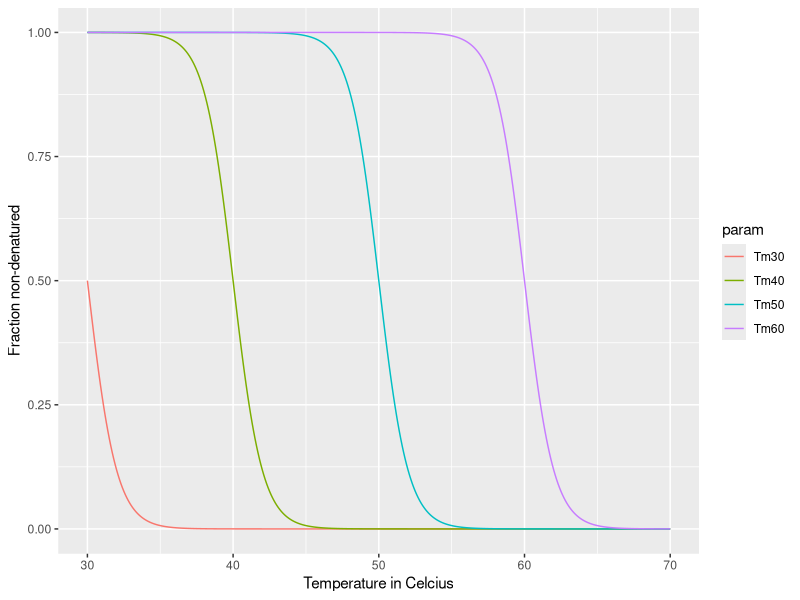
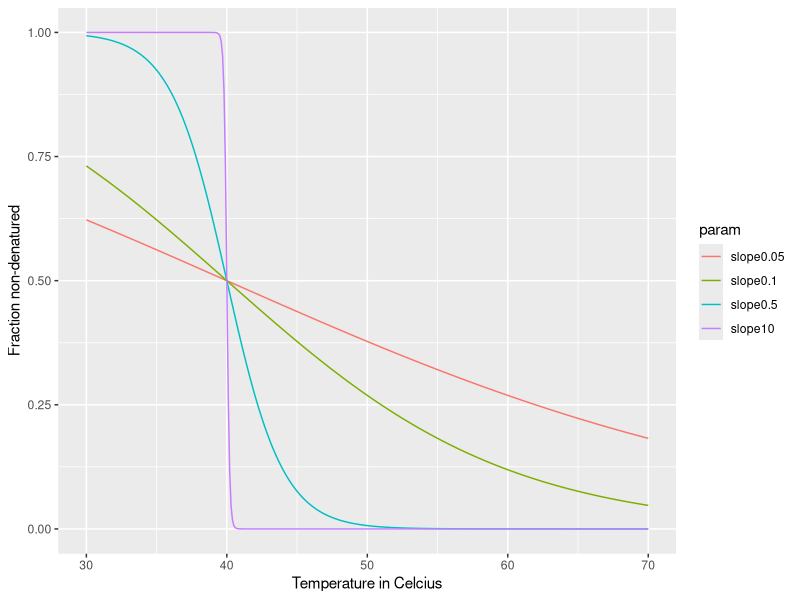
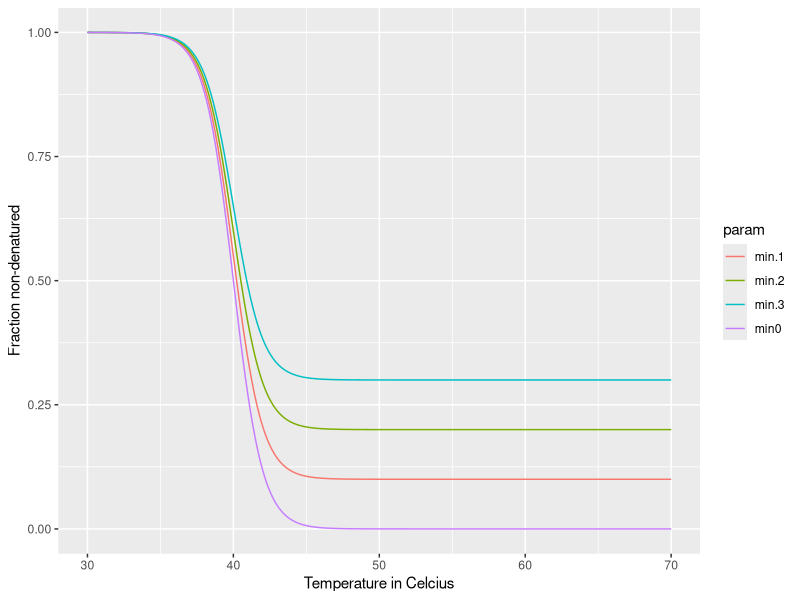

Here is the R script that generated these plots, in order:
## ---- chunk 1
library(data.table)
library(ggplot2)
library(tidyr)


#create function to play around with parameters-- 
#I can plug in any parameters and get the shape of the unfolding curve
ufold<-function(Tm=40,slope=1,min=0,x=seq(30,70,.1)){
  y=min+(1-min)/(1+exp((-slope*(Tm-x))))
  return(y)
}


## ---- chunk 2

#create a data set, wide format, varying different Tm values
a4<-data.frame(x=seq(30,70,.1),Tm30=ufold(Tm=30),Tm40=ufold(),Tm50=ufold(Tm=50),Tm60=ufold(Tm=60))

a5<-gather(a4,param,y,Tm30:Tm60) # make it long format 

ggplot(a5,aes(x=x,y=y,colour=param))+
  geom_line()+#facet_wrap(~param)+
  xlab("Temperature in Celcius")+ylab("Fraction non-denatured")



## ---- chunk 3

#create a data set, wide format, varying different slopes 
a<-data.frame(x=seq(30,70,.1),slope0.05=ufold(slope=.05),slope0.1=ufold(slope=.1),
              slope0.5=ufold(slope=.5),slope10=ufold(slope=10))

a1<-gather(a,param,y,slope0.05:slope10) # make it long format 

#all in 1 plot
ggplot(a1,aes(x=x,y=y,colour=param))+
  geom_line()+#facet_wrap(~param)+
  xlab("Temperature in Celcius")+ylab("Fraction non-denatured")

# plot, with slope parameter as a facet 
#ggplot(a1,aes(x=x,y=y,colour=param))+
#  geom_line()+facet_wrap(~param)+
#  xlab("Temperature in Celcius")+ylab("Fraction non-denatured")

## ---- chunk 4

#create a data set, wide format, varying different min values
a2<-data.frame(x=seq(30,70,.1),min0=ufold(min=0),min.1=ufold(min=.1),min.2=ufold(min=.2),min.3=ufold(min=.3))

a3<-gather(a2,param,y,min0:min.3) # make it long format 

ggplot(a3,aes(x=x,y=y,colour=param))+
  geom_line()+#facet_wrap(~param)+
  xlab("Temperature in Celcius")+ylab("Fraction non-denatured")



## ---- chunk 5

sessionInfo()
